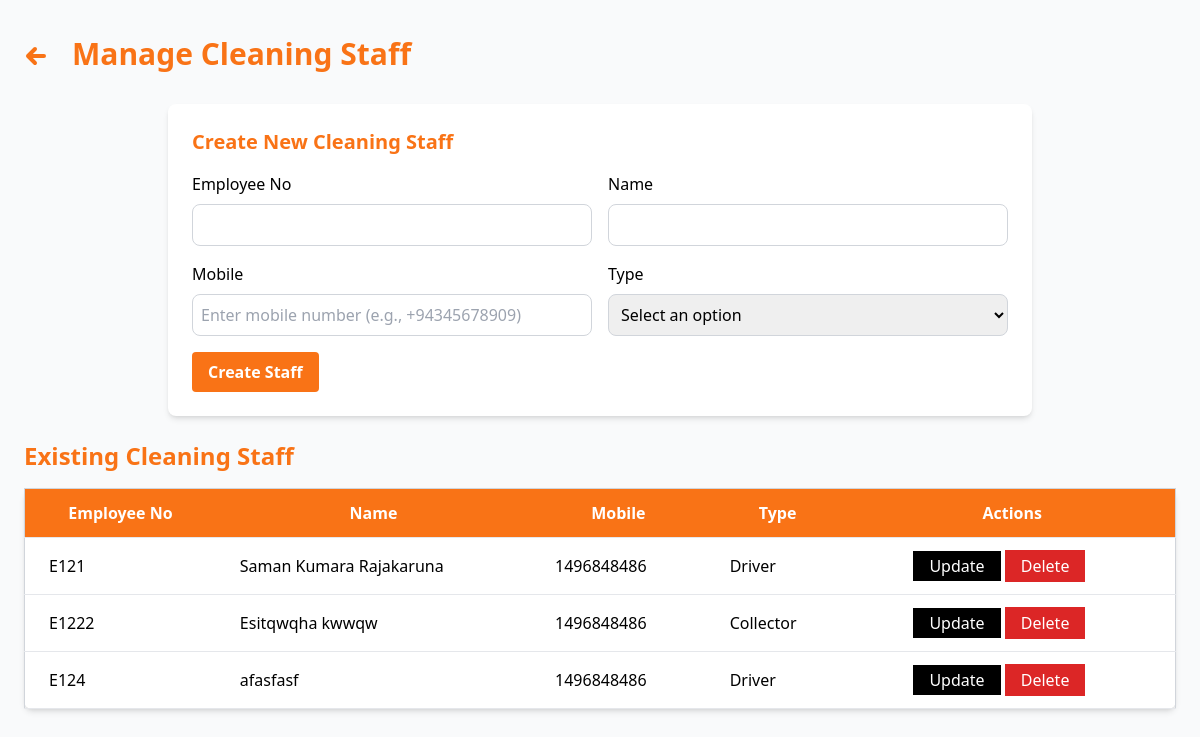
Before: /manager/cleaning_staff.php with the older database file.
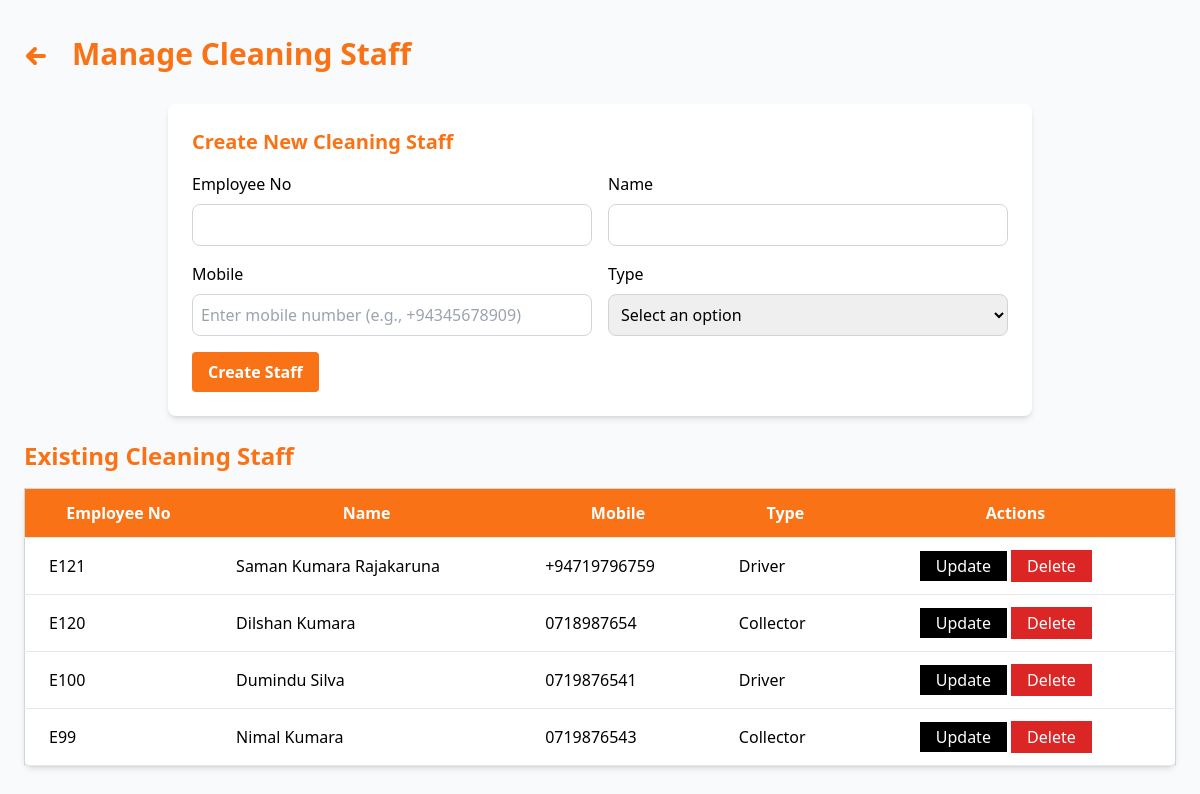
After: the same page with the newer database file.
### tables this page shows
CREATE TABLE `cleaning_staff` (
  `id` int(11) NOT NULL,
  `employee_no` varchar(50) NOT NULL,
  `name` varchar(100) NOT NULL,
  `mobile` varchar(15) NOT NULL,
  `type` enum('Collector','Driver') NOT NULL
);

### manager/cleaning_staff.php (the view, shortened to what this page needs)
<?php
include '../config/database.php';
$sql = "SELECT * FROM cleaning_staff";
$result = $conn->query($sql);
?>
<!DOCTYPE html>
<html lang="en">
<head>
    <script src="https://cdn.tailwindcss.com"></script>
</head>
<body class="bg-gray-50">
<div class="flex">
    <div class="flex-grow p-6">
        <div class="flex items-center space-x-4 py-3 mb-5">
            <a href="dashboard.php" class="flex items-center text-orange-500 hover:text-orange-700 text-2xl font-bold">
                <svg xmlns="http://www.w3.org/2000/svg" viewBox="0 0 24 24" fill="none" stroke="currentColor" class="h-6 w-6 mr-2 mt-1">
                    <path stroke-linecap="round" stroke-linejoin="round" stroke-width="4" d="M11 19l-7-7 7-7M4 12h16" />
                </svg>
            </a>
            <h1 class="text-3xl font-bold text-orange-500">Manage Cleaning Staff</h1>
        </div>
        <div class="flex items-center justify-center">
            <form action="cleaning_staff.php" method="POST" class="bg-white p-6 rounded-lg shadow-md mb-6 w-3/4" id="staff-form">
                <h3 id="form-title" class="text-xl font-semibold mb-4 text-orange-500"><?php echo isset($staff) ? "Update Cleaning Staff" : "Create New Cleaning Staff"; ?></h3>
                <div class="grid grid-cols-2 gap-4">
                    <div>
                        <label for="employee_no" class="block mb-2">Employee No</label>
                        <input type="text" name="employee_no" id="employee_no" required class="w-full p-2 border border-gray-300 rounded-lg" value="<?php echo isset($staff) ? $staff['employee_no'] : ''; ?>">
                    </div>
                    <div>
                        <label for="name" class="block mb-2">Name</label>
                        <input type="text" name="name" id="name" required class="w-full p-2 border border-gray-300 rounded-lg" value="<?php echo isset($staff) ? $staff['name'] : ''; ?>">
                    </div>
					<div>
					    <label for="mobile" class="block mb-2">Mobile</label>
					    <input type="text" name="mobile" id="mobile" required class="w-full p-2 border border-gray-300 rounded-lg"
					        value="<?php echo isset($staff) ? $staff['mobile'] : ''; ?>"
					        placeholder="Enter mobile number (e.g., +94345678909)"
					        pattern="^(0\d{9}|\+94\d{9})$" title="Phone number must be 10 digits starting with 0 or 12 digits starting with +94"
					        />
					</div>
                    <div>
                        <label for="type" class="block mb-2">Type</label>
                        <select name="type" id="type" required class="w-full p-2 border border-gray-300 rounded-lg">
                            <option value="" disabled selected>Select an option</option>
                        </select>
                    </div>
                </div>
                <button type="submit" id="submit-btn" name="<?php echo isset($staff) ? 'update' : 'create'; ?>" class="text-white px-4 py-2 rounded bg-orange-500 font-semibold mt-4 hover:bg-orange-600"><?php echo isset($staff) ? 'Update Staff' : 'Create Staff'; ?></button>
            </form>
        </div>
        <h3 class="text-2xl font-bold text-orange-500 mb-4">Existing Cleaning Staff</h3>
        <table class="min-w-full bg-white border border-gray-300 rounded-lg shadow-md">
            <thead>
                <tr class="bg-orange-500">
                    <th class="px-6 py-3 border-b text-white">Employee No</th>
                    <th class="px-6 py-3 border-b text-white">Name</th>
                    <th class="px-6 py-3 border-b text-white">Mobile</th>
                    <th class="px-6 py-3 border-b text-white">Type</th>
                    <th class="px-6 py-3 border-b text-white">Actions</th>
                </tr>
            </thead>
            <tbody>
                <?php while ($row = $result->fetch_assoc()): ?>
                <tr>
                    <td class="px-6 py-3 border-b"><?php echo $row['employee_no']; ?></td>
                    <td class="px-6 py-3 border-b"><?php echo $row['name']; ?></td>
                    <td class="px-6 py-3 border-b"><?php echo $row['mobile']; ?></td>
                    <td class="px-6 py-3 border-b"><?php echo $row['type']; ?></td>
                    <td class="px-6 py-3 border-b">
						<a href="cleaning_staff.php?id=<?php echo $row['id']; ?>" class="bg-black text-white px-4 py-1  ml-10 hover:bg-gray-600">Update</a>
						<form action="cleaning_staff.php" method="POST" class="inline-block" onsubmit="return confirmDelete()">
						    <button type="submit" name="delete" class="bg-red-600 text-white px-4 py-1 hover:bg-red-500">Delete</button>
						</form>
						                    </td>
                </tr>
                <?php endwhile; ?>
            </tbody>
        </table>
    </div>
</div>
</body>
</html>

Changed rows visible on the page:
removed cleaning_staff: employee_no "E1222", name "Esitqwqha kwwqw", mobile "1496848486", type "Collector"
removed cleaning_staff: employee_no "E124", name "afasfasf", mobile "1496848486", type "Driver"
changed cleaning_staff "Saman Kumara Rajakaruna": mobile "1496848486" → "+94719796759"
added cleaning_staff: employee_no "E120", name "Dilshan Kumara", mobile "0718987654", type "Collector"
added cleaning_staff: employee_no "E100", name "Dumindu Silva", mobile "0719876541", type "Driver"
added cleaning_staff: employee_no "E99", name "Nimal Kumara", mobile "0719876543", type "Collector"
